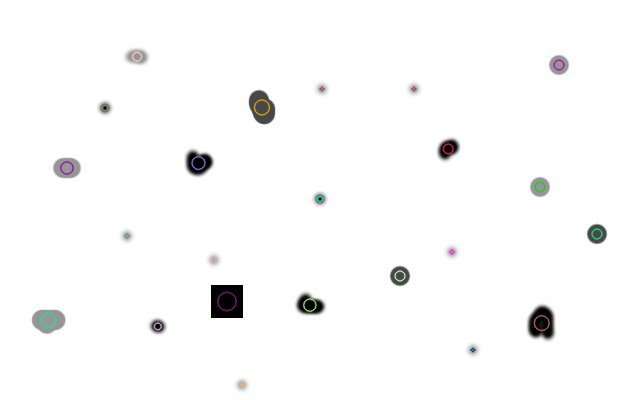
#> input picture Assignment1/blob_detection.jpg, 640 x 400 px
$ python tutorial_harris_detector.py
#> lines starting #> are read from the running program, lines starting #| are printed output that depends on the picture
#> further down, img is the input picture: shape (400, 640, 3); mean B, G, R 250.1, 250.1, 250.1
# -*- coding: utf-8 -*-
"""
Created on Wed Jan 30 09:54:41 2019

@author: E442282
"""

from __future__ import print_function
import cv2 as cv
import numpy as np
import cv2
import numpy as np
from matplotlib import pyplot as plt


filename =  'blob_detection.jpg'

#filename =  'Assignment1_Data\test.jpg'

source_window = 'Source image'
corners_window = 'Corners detected'
max_thresh = 255
def cornerHarris_demo(val):
#> called with val = 200
    thresh = val
    # Detector parameters
    blockSize = 2
    apertureSize = 3
    k = 0.04
    # Detecting corners
    dst = cv.cornerHarris(src_gray, blockSize, apertureSize, k)
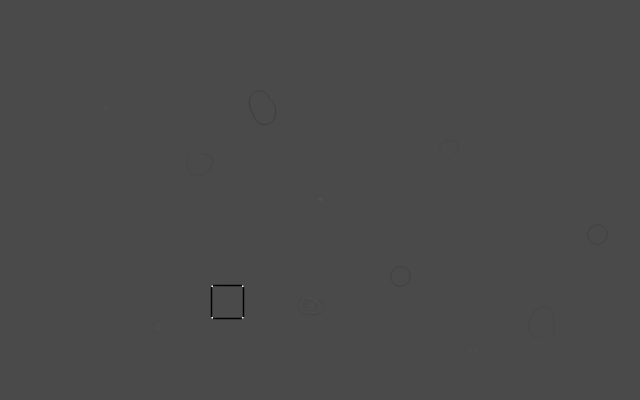
#> dst: shape (400, 640) float32; min -0.0394, max 0.0947, mean -3.42e-05; drawn with min black and max white
    # Normalizing
    dst_norm = np.empty(dst.shape, dtype=np.float32)
    cv.normalize(dst, dst_norm, alpha=0, beta=255, norm_type=cv.NORM_MINMAX)
    dst_norm_scaled = cv.convertScaleAbs(dst_norm)
    # Drawing a circle around corners
    for i in range(dst_norm.shape[0]):
        for j in range(dst_norm.shape[1]):
            if int(dst_norm[i,j]) > thresh:
                cv.circle(dst_norm_scaled, (j,i), 5, (0), 2)
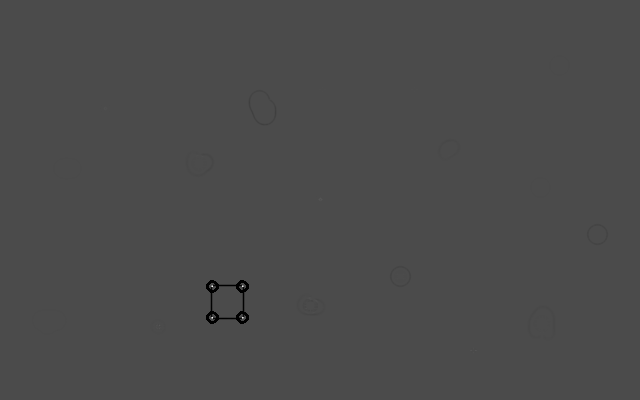
#> dst_norm_scaled: shape (400, 640); min 0, max 255, mean 74.8
    # Showing the result
    cv.namedWindow(corners_window)
    cv.imshow(corners_window, dst_norm_scaled)
# Load source image and convert it to gray
#parser = argparse.ArgumentParser(description='Code for Harris corner detector tutorial.')
#parser.add_argument('--input', help='Path to input image.', default='Harris_Detector_Original_Image.jpg')
#args = parser.parse_args()

img = cv2.imread(filename)

src_gray = cv.cvtColor(img, cv.COLOR_BGR2GRAY)
# Create a window and a trackbar
cv.namedWindow(source_window)
thresh = 200 # initial threshold
cv.createTrackbar('Threshold: ', source_window, thresh, max_thresh, cornerHarris_demo)
cv.imshow(source_window, img)
cornerHarris_demo(thresh)
cv.waitKey()
